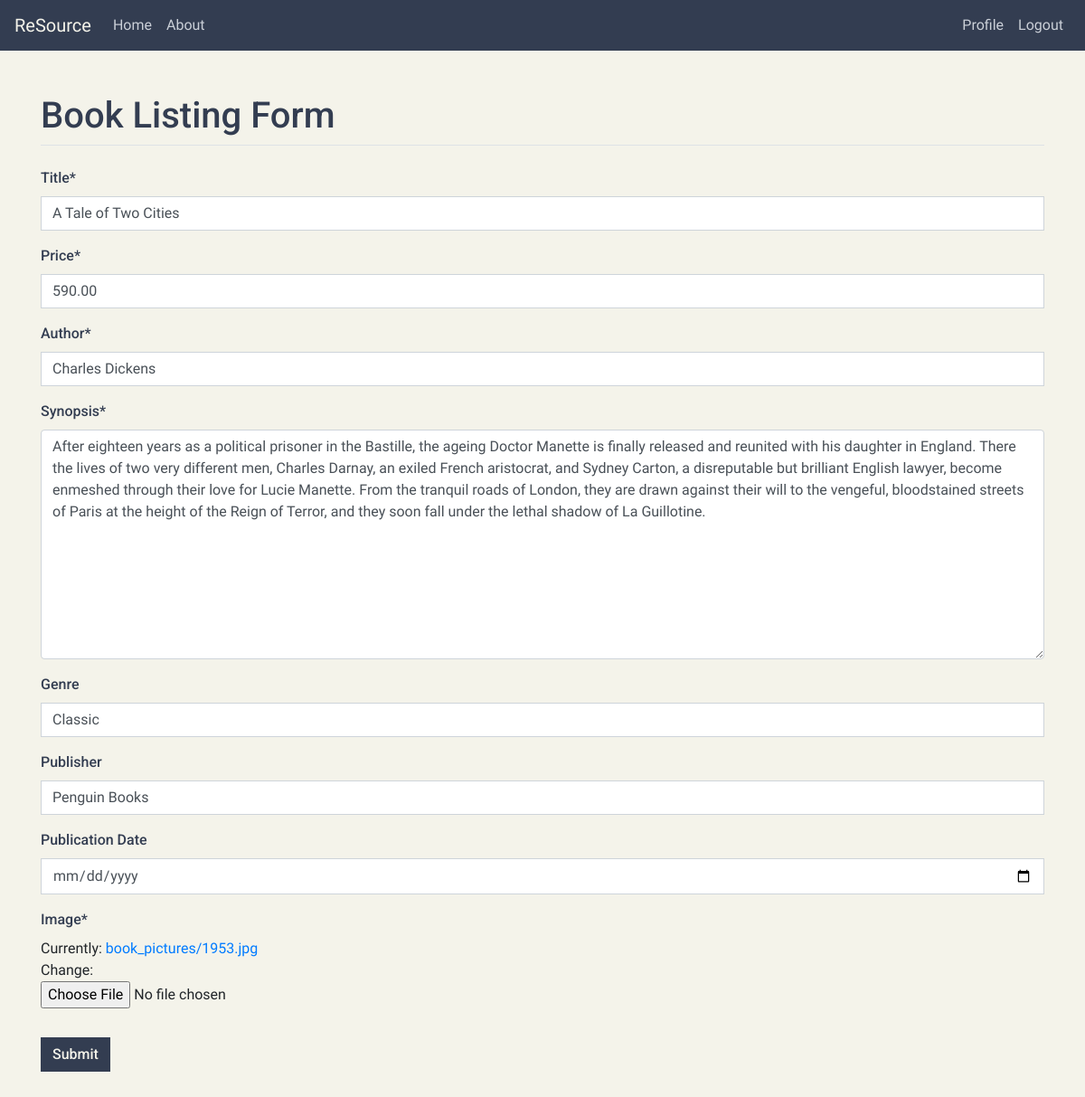
The app's page /book/7/update/ (signed in), older data.
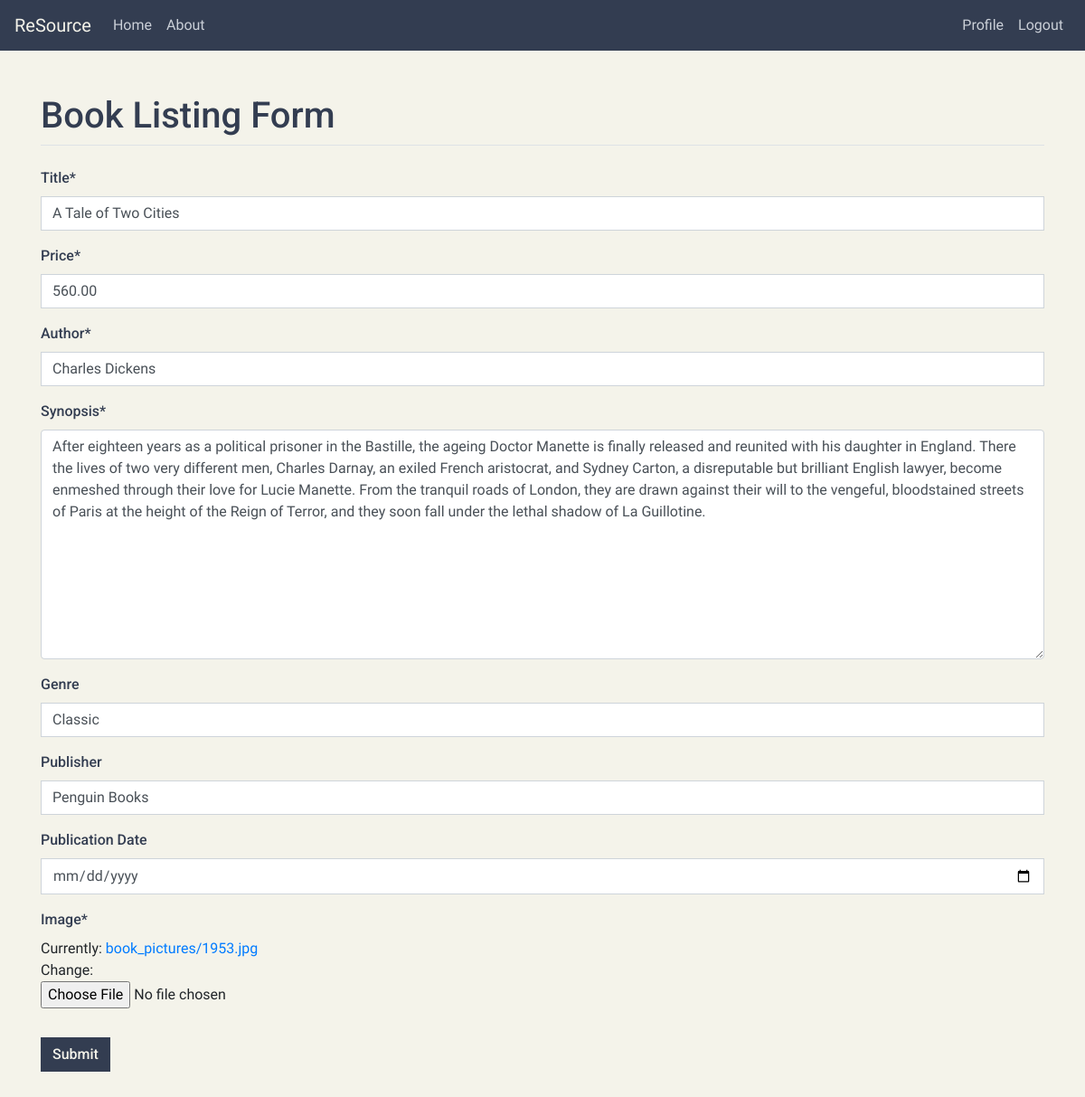
The same page, newer data.
### shop/models.py (models this page shows)
class Book(models.Model):
	title = models.CharField(max_length=255)
	price = models.DecimalField(max_digits=8,decimal_places=2, validators=[MinValueValidator(0)])
	author = models.CharField(max_length=255)
	synopsis = models.TextField()
	genre = models.CharField(max_length=255, blank=True)
	publisher = models.CharField(max_length=255, blank=True)
	publicationDate = models.DateField(null=True, blank=True, verbose_name='Publication Date')
	image = models.ImageField(default='default.jpg',upload_to="book_pictures")
	timestamp = models.DateTimeField(default=timezone.now)
	seller = models.ForeignKey(User, on_delete=models.CASCADE)
	"""

	__str__ method (Created on 0/21/20) - This creates a more readable string representation of the object.
	It takes in the instance of the class itself and returns the title of the book.

	"""
	def __str__(self):
		return self.title
	"""

	get_absolute_url method (Created on 0/21/20) - It tell Django how to calculate the canonical URL for an object.
	It takes in the instance of the class itself return a string that can be used to refer to the object over HTTP.

	"""
	def get_absolute_url(self):
		return reverse('book-detail',kwargs={'pk': self.pk})

### shop/views.py (the view)
# urls.py: path('book/<int:pk>/update/', BookUpdateView.as_view(), name='book-update'),
class BookUpdateView(LoginRequiredMixin, UserPassesTestMixin, UpdateView):
	model = Book
	form_class = BookCreateForm
	"""

	form_valid method (Created on 1/22/20) -  Re: form_valid method in BookCreateView

	"""
	def form_valid(self,form):
		form.instance.seller = self.request.user
		return super().form_valid(form)
	"""

	test_func method (Created on 1/22/20) -  This method checks if the seller associated with
	a particular listing is the current logged-in user themself. It returns a boolean value of
	either True or False.

	"""
	def test_func(self):
		book = self.get_object()
		if self.request.user == book.seller:
			return True
		return False

### shop/forms.py
class BookCreateForm(forms.ModelForm):
	class Meta:
		model = Book
		fields = ['title','price','author','synopsis','genre','publisher','publicationDate','image']
		widgets = {
			'publicationDate': forms.TextInput(attrs={'type':'date'}),
		}

### shop/templates/shop/book_form.html (shortened to what this page needs)
{% extends "shop/base.html" %}
{% load crispy_forms_tags %}
{% block content %}
<div class="container my-5" id="book-form-container">
	<form method="POST"  enctype='multipart/form-data' novalidate>
		<fieldset class="form-group">
			<legend class="border-bottom mb-4" id="book-form-title"><h1>Book Listing Form</h1></legend>
			{{ form|crispy }}
		</fieldset>
		<div class="form-group">
			<button class="btn btn-info" type="submit"> Submit </button>
		</div>
	</form>
</div>
{% endblock content %}

Row changes from the older to the newer data that the page shows:
changed Book "A Tale of Two Cities": price "590.00" → "560.00"
